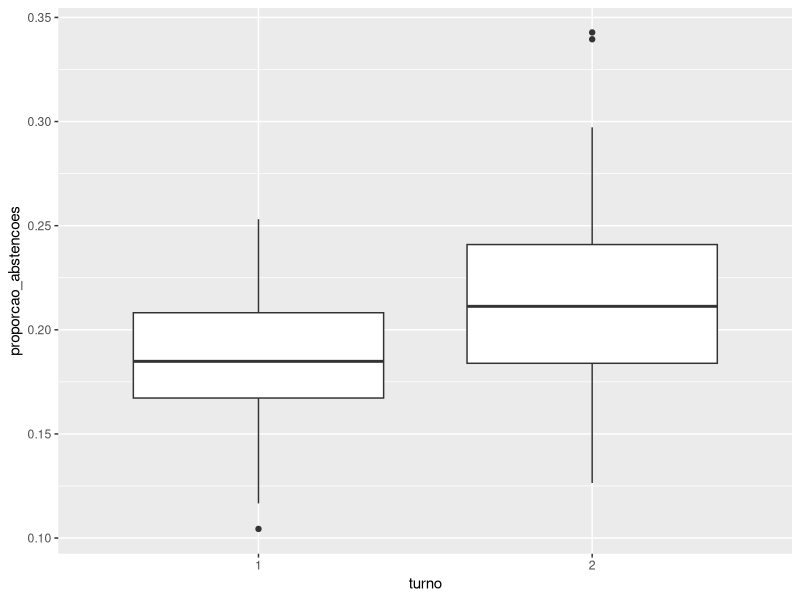
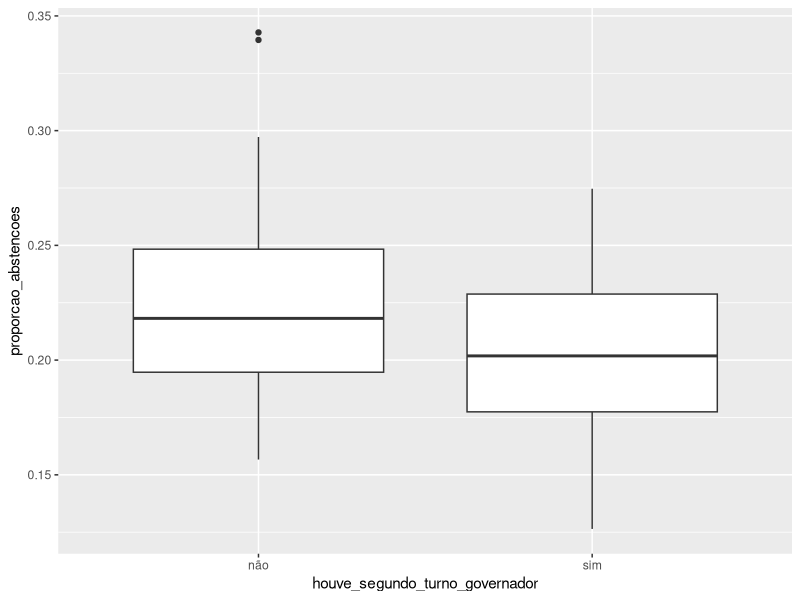
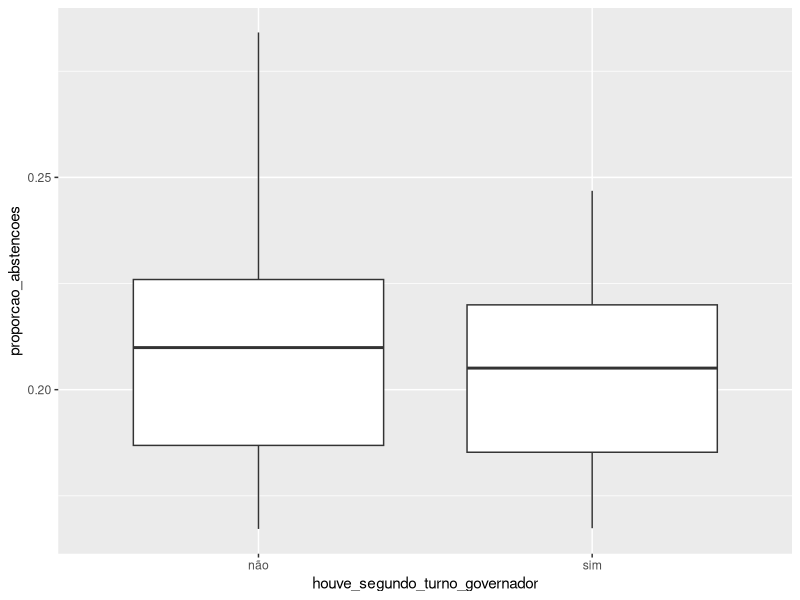

Write the R code that produced these figures, in order.
library(tidyverse)

library(sandwich)
library(lmtest)

#Queries para base de dados

# SELECT votacao.ano,
# votacao.sigla_uf,
# votacao.turno,
# sum(votacao.aptos) as total_aptos,
# sum(votacao.abstencoes) as total_abstencoes
#
# FROM `basedosdados.br_tse_eleicoes.detalhes_votacao_municipio` votacao
# where  votacao.cargo = "presidente"
# group by votacao.ano, votacao.sigla_uf, votacao.turno;
#
#
# A query abaixo foi submetida a tratamento posterior para filtar apenas os dados de segundo turno
# SELECT votacao.ano,
# votacao.sigla_uf,
# votacao.turno,
# sum(votacao.aptos) as total_aptos,
# sum(votacao.abstencoes) as total_abstencoes
#
# FROM `basedosdados.br_tse_eleicoes.detalhes_votacao_municipio` votacao
# where  votacao.cargo = "governador"
# group by votacao.ano, votacao.sigla_uf, votacao.turno;


#Dados de comparecimento para presidente primeiro e segundo turnos
comparecimentos_eleicoes <-
  read_csv("comparecimentos_eleicoes.csv")

#Dados de comparecimento para governador segundo turnos
comparecimento_governo <-
  read_csv("comparecimento_governo.csv") %>%
  mutate(houve_segundo_turno_governador = "sim")

library(tibble)

ufs_regioes <- tribble(
  ~sigla_uf, ~regiao,
  "AC", "Norte",
  "AL", "Nordeste",
  "AP", "Norte",
  "AM", "Norte",
  "BA", "Nordeste",
  "CE", "Nordeste",
  "DF", "Centro-Oeste",
  "ES", "Sudeste",
  "GO", "Centro-Oeste",
  "MA", "Nordeste",
  "MT", "Centro-Oeste",
  "MS", "Centro-Oeste",
  "MG", "Sudeste",
  "PA", "Norte",
  "PB", "Nordeste",
  "PR", "Sul",
  "PE", "Nordeste",
  "PI", "Nordeste",
  "RJ", "Sudeste",
  "RN", "Nordeste",
  "RS", "Sul",
  "RO", "Norte",
  "RR", "Norte",
  "SC", "Sul",
  "SP", "Sudeste",
  "SE", "Nordeste",
  "TO", "Norte"
)


dados_modelo<-
  comparecimentos_eleicoes %>%
  filter(!ano %in% c(1994,1998)) %>%
  left_join(comparecimento_governo %>%
              select(ano, sigla_uf,houve_segundo_turno_governador )) %>%
  inner_join(ufs_regioes) %>%
  mutate(turno = as.character(turno),
         ano =as.character(ano)) %>%
  mutate(houve_segundo_turno_governador = ifelse(is.na(houve_segundo_turno_governador),"não", "sim")) %>%
  mutate(proporcao_abstencoes = total_abstencoes/total_aptos)


modelo<- lm(proporcao_abstencoes~turno+regiao, data= dados_modelo)

summary(modelo)


modelo_2<- lm(proporcao_abstencoes~turno, data= dados_modelo)

summary(modelo_2)


modelo_3<- lm(proporcao_abstencoes~houve_segundo_turno_governador, data= dados_modelo %>% filter(turno == "2") )

summary(modelo_3)


modelo_4<- lm(proporcao_abstencoes~ano+houve_segundo_turno_governador, data= dados_modelo %>% filter(turno == "2") )

summary(modelo_4)


dados_modelo %>%
  ggplot() +
  geom_boxplot(aes(x= turno, y=  proporcao_abstencoes))



dados_modelo %>%
  filter(turno == "2") %>%
  ggplot() +
  geom_boxplot(aes(x= houve_segundo_turno_governador, y=  proporcao_abstencoes))


dados_modelo %>%
  filter(turno == "2",
         ano == 2022) %>%
  ggplot() +
  geom_boxplot(aes(x= houve_segundo_turno_governador, y=  proporcao_abstencoes))



dados_modelo %>%
  filter(turno == "2",
         ano == 2022) %>%
  summarise(quantidade = n(),
            media = mean(proporcao_abstencoes),
            median(proporcao_abstencoes),
            .by = houve_segundo_turno_governador)


dados_modelo %>%
  filter(turno == "2") %>%
  summarise(quantidade = n(),
            media = mean(proporcao_abstencoes),
            median(proporcao_abstencoes),
            .by = houve_segundo_turno_governador)

dados_teste <- dados_modelo %>%
  filter(turno == "2") %>%
  mutate(ano_2022 = if_else(ano == 2022, "2022", "outros"))

modelo_interacao_2022 <- lm(
  proporcao_abstencoes ~ ano_2022 * houve_segundo_turno_governador,
  data = dados_teste
)

summary(modelo_interacao_2022)



modelo_3 <- lm(
  proporcao_abstencoes ~ houve_segundo_turno_governador,
  data = dados_modelo %>% filter(turno == "2")
)

coeftest(
  modelo_3,
  vcov = vcovCL(
    modelo_3,
    cluster = ~ sigla_uf,
    type = "HC1"
  )
)
